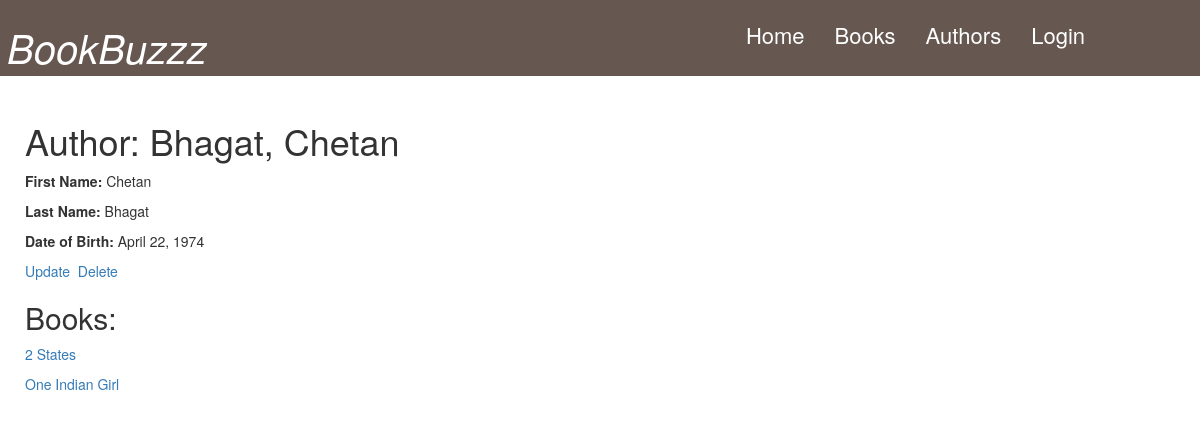
Page /list/author/5 on the committed database.
### list/models.py (models this page shows, shortened)
class Author(models.Model):
    first_name = models.CharField(max_length=100)
    last_name = models.CharField(max_length=100)
    date_of_birth = models.DateField(null=True, blank=True)
    date_of_death = models.DateField('Died', null=True, blank=True)
    def __str__(self):
        return '%s, %s' % (self.last_name, self.first_name)
    class Meta:
        ordering = ["last_name"]

class Book(models.Model):
    title = models.CharField(max_length=200)
    author = models.ForeignKey('Author', on_delete=models.SET_NULL, null=True)
    summary = models.TextField(max_length=1000, help_text="Enter a brief description of the book")
    isbn = models.CharField('ISBN',max_length=13)
    genre = models.ManyToManyField(Genre, help_text="Select a genre for this book")
    class Meta:
        ordering = ["title"]

### list/views.py (the view)
# urls.py: url(r'^author/(?P<pk>\d+)$', views.AuthorDetail.as_view(), name='author-detail'),
class AuthorDetail(generic.DetailView):
    model = Author

### list/templates/list/author_detail.html
{% extends "base.html" %}
{% block content %}
<h1>Author: {{ author }}</h1>
  <p><strong>First Name:</strong> {{ author.first_name }}</p>
  <p><strong>Last Name:</strong> {{ author.last_name }}</p>
  <p><strong>Date of Birth:</strong> {{ author.date_of_birth }}</p>
  <a href="{% url 'author_update' author.pk %}">Update</a>&nbsp;&nbsp;<a href="{% url 'author_delete' author.pk %}">Delete</a>
  <h2>Books:</h2>
  {% for book in author.book_set.all %}
  <p><a href="{% url 'book-detail' book.pk %}">{{book.title}}</a></p>
  {% endfor %}
{% endblock %}

### list/static/list/gt.css (style rules this page uses)
body { top: 0px !important; }

### rows in the picture
Author: last_name+first_name "Bhagat, Chetan", first_name "Chetan", last_name "Bhagat", date_of_birth "April 22, 1974"
Book: title "2 States"
Book: title "One Indian Girl"
